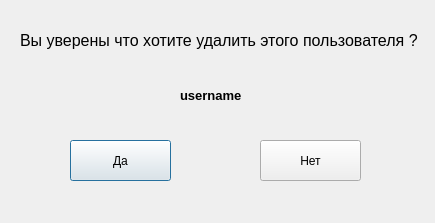
<?xml version="1.0" encoding="UTF-8"?>
<ui version="4.0">
 <class>Dialog</class>
 <widget class="QDialog" name="Dialog">
  <property name="geometry">
   <rect>
    <x>0</x>
    <y>0</y>
    <width>435</width>
    <height>223</height>
   </rect>
  </property>
  <property name="windowTitle">
   <string>Удалить пользователя</string>
  </property>
  <widget class="QLabel" name="info_label">
   <property name="geometry">
    <rect>
     <x>20</x>
     <y>30</y>
     <width>411</width>
     <height>20</height>
    </rect>
   </property>
   <property name="font">
    <font>
     <pointsize>12</pointsize>
    </font>
   </property>
   <property name="text">
    <string>Вы уверены что хотите удалить этого пользователя ?</string>
   </property>
  </widget>
  <widget class="QLabel" name="user_label">
   <property name="geometry">
    <rect>
     <x>180</x>
     <y>80</y>
     <width>71</width>
     <height>31</height>
    </rect>
   </property>
   <property name="font">
    <font>
     <pointsize>10</pointsize>
     <weight>75</weight>
     <bold>true</bold>
    </font>
   </property>
   <property name="text">
    <string>username</string>
   </property>
  </widget>
  <widget class="QPushButton" name="yes_btn">
   <property name="geometry">
    <rect>
     <x>70</x>
     <y>140</y>
     <width>101</width>
     <height>41</height>
    </rect>
   </property>
   <property name="text">
    <string>Да</string>
   </property>
  </widget>
  <widget class="QPushButton" name="no_btn">
   <property name="geometry">
    <rect>
     <x>260</x>
     <y>140</y>
     <width>101</width>
     <height>41</height>
    </rect>
   </property>
   <property name="autoFillBackground">
    <bool>false</bool>
   </property>
   <property name="text">
    <string>Нет</string>
   </property>
  </widget>
 </widget>
 <resources/>
 <connections/>
</ui>
